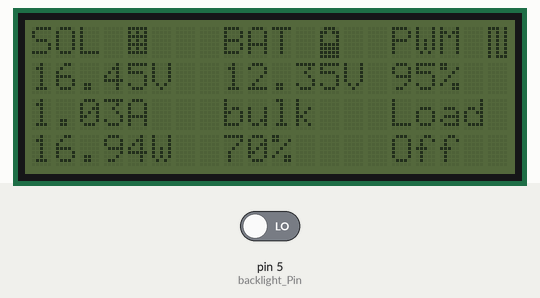
A sketch run on a simulated Arduino Uno, built with avr-gcc and run on an emulated ATmega328P. On the bench: 20×4 character LCD. Inputs (shaded band) come from the test bench; at power-on: pin 5 (backlight_Pin) LOW.

Above: at 1.2 s.
1.3 s: pin 5 (backlight_Pin) driven HIGH
At 2.4 s:
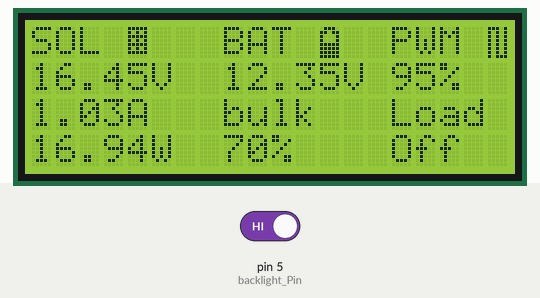
Timing chart, 0 to 4.3 s (numbered marks = the images above; inputs shaded):
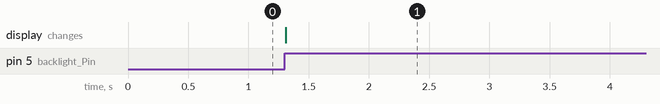

The sketch:

LCD__code.ino
```cpp
// Get the LCD I2C Library here:
// https://bitbucket.org/fmalpartida/new-liquidcrystal/downloads
// SDA....>A4
// SCL....>A5
#include <LiquidCrystal_I2C.h>
#include <Wire.h>
byte solar[8] = //icon for termometer
{
  0b11111,
  0b10101,
  0b11111,
  0b10101,
  0b11111,
  0b10101,
  0b11111,
  0b00000
};

byte battery[8]=
{
  0b01110,
  0b11011,
  0b10001,
  0b10001,
  0b11111,
  0b11111,
  0b11111,
  0b11111,
};

byte pwm [8]=
{
 0b11101,
  0b10101,
  0b10101,
  0b10101,
  0b10101,
  0b10101,
  0b10101,
  0b10111,
};

// set the LCD address to 0x27 for a 20 chars 4 line display
// Set the pins on the I2C chip used for LCD connections:
//                    addr, en,rw,rs,d4,d5,d6,d7,bl,blpol
LiquidCrystal_I2C lcd(0x27, 2, 1, 0, 4, 5, 6, 7, 3, POSITIVE);  // Set the LCD I2C address
int backlight_Pin = 5;
int backlight_State = 0;
void setup()   /*----( SETUP: RUNS ONCE )----*/
{
  Serial.begin(9600);  // Used to type in characters
  pinMode(backlight_Pin, INPUT);
  lcd.begin(20,4);   // initialize the lcd for 16 chars 2 lines, turn on backlight
  lcd.noBacklight();
  lcd.createChar(1,solar);
  lcd.createChar(2, battery);
  lcd.createChar(3, pwm);

//-------- Write characters on the display ------------------
// NOTE: Cursor Position: (CHAR, LINE) start at 0

  lcd.clear();

}/*--(end setup )---*/


void loop()
{
  symbol();
 backlight_State = digitalRead(backlight_Pin);
  if ( backlight_State == HIGH)
  {
    lcd.backlight();// finish with backlight on
// Wait for 10 seconds and then turn off the display and backlight.
    delay(10000); // adjust back light on time
    lcd.noBacklight();
  }
}
void symbol()

{
 lcd.setCursor(0, 0);
 lcd.print("SOL");
 lcd.setCursor(4, 0);
 lcd.write(1);
 lcd.setCursor(0, 1);
 lcd.print("16.45V");
 lcd.setCursor(0, 2);
 lcd.print("1.03A");
 lcd.setCursor(0, 3);
 lcd.print("16.94W");
 lcd.setCursor(8, 0);
 lcd.print("BAT");
 lcd.setCursor(12, 0);
 lcd.write(2);
 lcd.setCursor(8, 1);
 lcd.print("12.35V");
 lcd.setCursor(8,2);
 lcd.print("bulk");
 lcd.setCursor(8,3);
 lcd.print( "70%");

 lcd.setCursor(15,0);
 lcd.print("PWM");
 lcd.setCursor(19,0);
 lcd.write(3);
 lcd.setCursor(15,1);
 lcd.print("95%");

 lcd.setCursor(15,2);
 lcd.print("Load");
 lcd.setCursor(15,3);
 lcd.print("Off");
}
```

Measured:
- after the input at 1.3 s, the display: changes at once (image 1)
